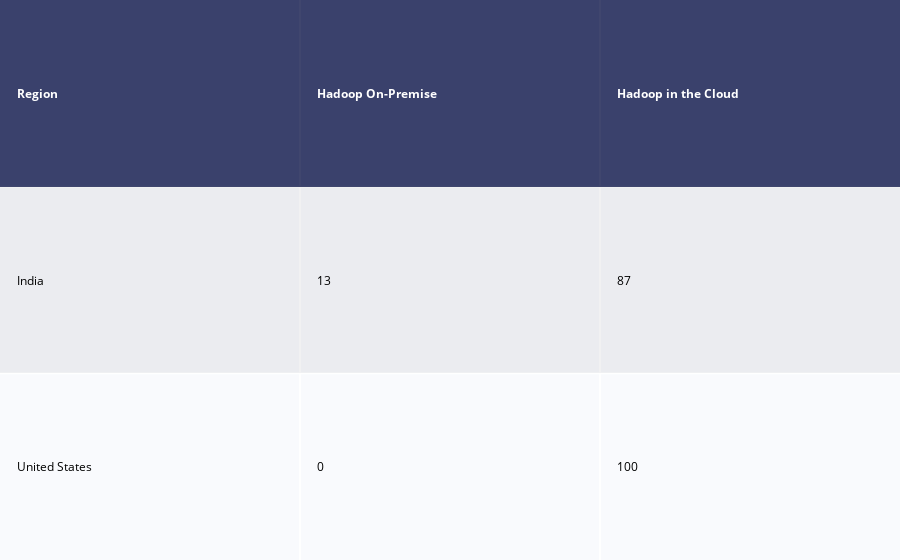

Notebook cell for this chart:
### Code cell
df_by_region = table_interest_by_region(kw_list, None, True)

### Figure 1 — Plotly figure (JSON) as saved in the notebook; plotly's stock layout.template omitted (floating-point values rounded to 4 significant figures)
{"data": [{"colorscale": [[0, "#00083e"], [0.5, "#ededee"], [1, "#ffffff"]], "hoverinfo": "none", "opacity": 0.75, "showscale": false, "type": "heatmap", "z": [[0, 0, 0], [0.5, 0.5, 0.5], [1, 1, 1]]}], "layout": {"annotations": [{"align": "left", "font": {"color": "#ffffff"}, "showarrow": false, "text": "<b>Region</b>", "x": -0.45, "xanchor": "left", "xref": "x", "y": 0, "yref": "y"}, {"align": "left", "font": {"color": "#ffffff"}, "showarrow": false, "text": "<b>Hadoop On-Premise</b>", "x": 0.55, "xanchor": "left", "xref": "x", "y": 0, "yref": "y"}, {"align": "left", "font": {"color": "#ffffff"}, "showarrow": false, "text": "<b>Hadoop in the Cloud</b>", "x": 1.55, "xanchor": "left", "xref": "x", "y": 0, "yref": "y"}, {"align": "left", "font": {"color": "#000000"}, "showarrow": false, "text": "India", "x": -0.45, "xanchor": "left", "xref": "x", "y": 1, "yref": "y"}, {"align": "left", "font": {"color": "#000000"}, "showarrow": false, "text": "13", "x": 0.55, "xanchor": "left", "xref": "x", "y": 1, "yref": "y"}, {"align": "left", "font": {"color": "#000000"}, "showarrow": false, "text": "87", "x": 1.55, "xanchor": "left", "xref": "x", "y": 1, "yref": "y"}, {"align": "left", "font": {"color": "#000000"}, "showarrow": false, "text": "United States", "x": -0.45, "xanchor": "left", "xref": "x", "y": 2, "yref": "y"}, {"align": "left", "font": {"color": "#000000"}, "showarrow": false, "text": "0", "x": 0.55, "xanchor": "left", "xref": "x", "y": 2, "yref": "y"}, {"align": "left", "font": {"color": "#000000"}, "showarrow": false, "text": "100", "x": 1.55, "xanchor": "left", "xref": "x", "y": 2, "yref": "y"}], "autosize": true, "margin": {"b": 0, "l": 0, "r": 0, "t": 0}, "xaxis": {"autorange": true, "dtick": 1, "gridwidth": 2, "range": [-0.5, 2.5], "showticklabels": false, "tick0": -0.5, "ticks": "", "zeroline": false}, "yaxis": {"autorange": true, "dtick": 1, "gridwidth": 2, "range": [2.5, -0.5], "showticklabels": false, "tick0": 0.5, "ticks": "", "zeroline": false}}}
